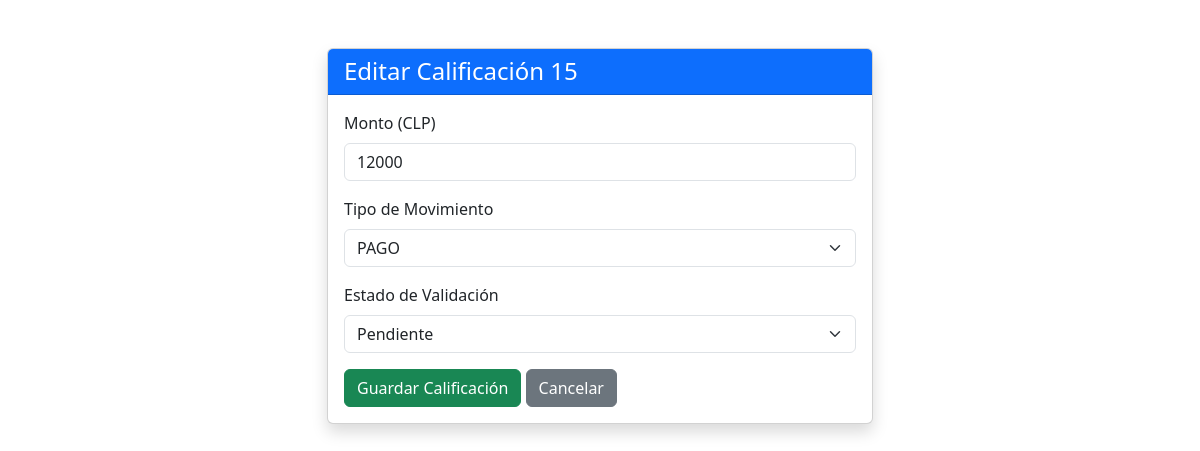
Screenshot of /15/editar/ (signed in) with the database file from the repository.
### calificaciones/models.py (models this page shows, shortened)
class Calificacion(models.Model):
    usuario = models.ForeignKey(
        User,
        on_delete=models.CASCADE,
        verbose_name="Usuario",
        related_name='calificaciones_realizadas'
    )
    monto = models.DecimalField(
        max_digits=12,
        decimal_places=0,
        verbose_name="Monto (CLP)"
    )
    TIPO_MOVIMIENTO_CHOICES = [
        ('abono', 'ABONO'),
        ('cargo', 'CARGO'),
        ('pago', 'PAGO'),
        ('reembolso', 'REEMBOLSO'),
    ]
    tipo_movimiento = models.CharField(
        max_length=10,
        choices=TIPO_MOVIMIENTO_CHOICES,
        default='abono',
        verbose_name="Tipo de Movimiento"
    )
    fecha_registro = models.DateField(
        default=timezone.now,
        verbose_name="Fecha de Registro"
    )
    ESTADO_CHOICES = [
        ('pendiente', 'Pendiente'),
        ('validado', 'Validado'),
        ('rechazado', 'Rechazado'),
    ]
    estado = models.CharField(
        max_length=20,
        choices=ESTADO_CHOICES,
        default='pendiente',
        verbose_name="Estado"
    )
    class Meta:
        verbose_name = "Calificación"
        verbose_name_plural = "Calificaciones"

### calificaciones/views.py (the view)
# urls.py: path('<int:pk>/editar/', views.editar_calificacion, name='editar_calificacion'),  # URL: /12/editar/
@login_required
def editar_calificacion(request, pk):
    calificacion = get_object_or_404(Calificacion, pk=pk)
    if request.method == 'POST':
        form = CalificacionForm(request.POST, instance=calificacion)
        if form.is_valid():
            form.save()
            Auditoria.objects.create(
                usuario=request.user, accion='EDITAR', detalle=f'Calificación ID {pk} editada. Monto: {calificacion.monto}'
            )
            return redirect('dashboard')
    else:
        form = CalificacionForm(instance=calificacion) # Precargar datos
    context = {'form': form, 'titulo': f'Editar Calificación {pk:d}', 'calificacion_id': pk}
    return render(request, 'calificaciones/calificacion_form.html', context)

### calificaciones/forms.py
class CalificacionForm(forms.ModelForm):
    class Meta:
        model = Calificacion
        fields = ['monto', 'tipo_movimiento', 'estado']
        labels = {
            'monto': 'Monto (CLP)',
            'tipo_movimiento': 'Tipo de Movimiento',
            'estado': 'Estado de Validación',
        }
        widgets = {
            'monto': forms.NumberInput(attrs={
                'step': '1',
                'class': 'form-control',
                'placeholder': 'Ingrese monto en CLP'
            }),
            'tipo_movimiento': forms.Select(attrs={
                'class': 'form-select'
            }),
            'estado': forms.Select(attrs={
                'class': 'form-select'
            }),
        }
        help_texts = {
            'monto': 'Ingrese el monto en pesos chilenos (CLP).',
            'tipo_movimiento': 'Seleccione si es un CARGO o un ABONO.',
            'estado': 'Seleccione el estado de la calificación.',
        }

### calificaciones/templates/calificaciones/calificacion_form.html (shortened to what this page needs)
{% load static %}
{% load widget_tweaks %}
<!DOCTYPE html>
<html lang="es">
<head>
    <link href="https://cdn.jsdelivr.net/npm/bootstrap@5.3.3/dist/css/bootstrap.min.css" rel="stylesheet">
</head>
<body>
    <div class="container mt-5">
        <div class="row justify-content-center">
            <div class="col-md-6">
                <div class="card shadow">
                    <div class="card-header bg-primary text-white">
                        <h4 class="mb-0">{{ titulo }}</h4>
                    </div>
                    <div class="card-body">
                        <form method="post">
                            {% for field in form %}
                                <div class="mb-3">
                                    <label for="{{ field.id_for_label }}" class="form-label">
                                        {{ field.label }}
                                    </label>
                                    {{ field|add_class:"form-control" }}
                                </div>
                            {% endfor %}
                            <button type="submit" class="btn btn-success">Guardar Calificación</button>
                            <a href="{% url 'dashboard' %}" class="btn btn-secondary">Cancelar</a>
                        </form>
                    </div>
                </div>
            </div>
        </div>
    </div>
</body>
</html>

### rows the page displays
Calificacion: form "12000" "PAGO" "Pendiente"

### other values shown
{{ titulo }} "Editar Calificación 15"
{{ field.label }} "Monto (CLP)" "Tipo de Movimiento" "Estado de Validación"
